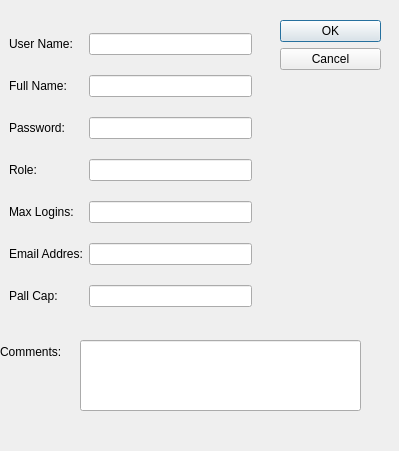
<?xml version="1.0" encoding="UTF-8"?>
<ui version="4.0">
 <class>CreateNewUser</class>
 <widget class="QDialog" name="CreateNewUser">
  <property name="geometry">
   <rect>
    <x>0</x>
    <y>0</y>
    <width>399</width>
    <height>451</height>
   </rect>
  </property>
  <property name="windowTitle">
   <string>Create New User</string>
  </property>
  <widget class="QDialogButtonBox" name="buttonBox">
   <property name="geometry">
    <rect>
     <x>280</x>
     <y>20</y>
     <width>101</width>
     <height>301</height>
    </rect>
   </property>
   <property name="orientation">
    <enum>Qt::Vertical</enum>
   </property>
   <property name="standardButtons">
    <set>QDialogButtonBox::Cancel|QDialogButtonBox::Ok</set>
   </property>
  </widget>
  <widget class="QFrame" name="frame">
   <property name="geometry">
    <rect>
     <x>0</x>
     <y>10</y>
     <width>261</width>
     <height>321</height>
    </rect>
   </property>
   <property name="frameShape">
    <enum>QFrame::NoFrame</enum>
   </property>
   <property name="frameShadow">
    <enum>QFrame::Raised</enum>
   </property>
   <layout class="QGridLayout" name="gridLayout">
    <item row="7" column="1">
     <widget class="QLineEdit" name="PallCap">
      <property name="inputMethodHints">
       <set>Qt::ImhPreferNumbers</set>
      </property>
     </widget>
    </item>
    <item row="0" column="0">
     <widget class="QLabel" name="lb_Username">
      <property name="text">
       <string>User Name:</string>
      </property>
     </widget>
    </item>
    <item row="0" column="1">
     <widget class="QLineEdit" name="UserName"/>
    </item>
    <item row="6" column="0">
     <widget class="QLabel" name="lb_Role_4">
      <property name="text">
       <string>Email Addres:</string>
      </property>
     </widget>
    </item>
    <item row="6" column="1">
     <widget class="QLineEdit" name="EmailAddres"/>
    </item>
    <item row="5" column="0">
     <widget class="QLabel" name="lb_Role_3">
      <property name="text">
       <string>Max Logins:</string>
      </property>
     </widget>
    </item>
    <item row="4" column="1">
     <widget class="QLineEdit" name="Role"/>
    </item>
    <item row="4" column="0">
     <widget class="QLabel" name="lb_Role_2">
      <property name="text">
       <string>Role:</string>
      </property>
     </widget>
    </item>
    <item row="2" column="0">
     <widget class="QLabel" name="lb_Password">
      <property name="text">
       <string>Password:</string>
      </property>
     </widget>
    </item>
    <item row="5" column="1">
     <widget class="QLineEdit" name="MaxLogins">
      <property name="inputMethodHints">
       <set>Qt::ImhPreferNumbers</set>
      </property>
     </widget>
    </item>
    <item row="2" column="1">
     <widget class="QLineEdit" name="Password_Input"/>
    </item>
    <item row="7" column="0">
     <widget class="QLabel" name="lb_Role_5">
      <property name="text">
       <string>Pall Cap:</string>
      </property>
     </widget>
    </item>
    <item row="1" column="1">
     <widget class="QLineEdit" name="FullName"/>
    </item>
    <item row="1" column="0">
     <widget class="QLabel" name="lb_Role">
      <property name="text">
       <string>Full Name:</string>
      </property>
     </widget>
    </item>
   </layout>
  </widget>
  <widget class="QFrame" name="frame_2">
   <property name="geometry">
    <rect>
     <x>0</x>
     <y>330</y>
     <width>381</width>
     <height>101</height>
    </rect>
   </property>
   <property name="frameShape">
    <enum>QFrame::NoFrame</enum>
   </property>
   <property name="frameShadow">
    <enum>QFrame::Raised</enum>
   </property>
   <widget class="QLabel" name="lb_Role_6">
    <property name="geometry">
     <rect>
      <x>0</x>
      <y>10</y>
      <width>83</width>
      <height>23</height>
     </rect>
    </property>
    <property name="text">
     <string>Comments:</string>
    </property>
   </widget>
   <widget class="QLineEdit" name="Comments">
    <property name="geometry">
     <rect>
      <x>80</x>
      <y>10</y>
      <width>281</width>
      <height>71</height>
     </rect>
    </property>
   </widget>
  </widget>
 </widget>
 <tabstops>
  <tabstop>UserName</tabstop>
  <tabstop>FullName</tabstop>
  <tabstop>Password_Input</tabstop>
  <tabstop>Role</tabstop>
  <tabstop>MaxLogins</tabstop>
  <tabstop>EmailAddres</tabstop>
  <tabstop>PallCap</tabstop>
  <tabstop>Comments</tabstop>
 </tabstops>
 <resources/>
 <connections>
  <connection>
   <sender>buttonBox</sender>
   <signal>accepted()</signal>
   <receiver>CreateNewUser</receiver>
   <slot>accept()</slot>
   <hints>
    <hint type="sourcelabel">
     <x>248</x>
     <y>254</y>
    </hint>
    <hint type="destinationlabel">
     <x>157</x>
     <y>274</y>
    </hint>
   </hints>
  </connection>
  <connection>
   <sender>buttonBox</sender>
   <signal>rejected()</signal>
   <receiver>CreateNewUser</receiver>
   <slot>reject()</slot>
   <hints>
    <hint type="sourcelabel">
     <x>316</x>
     <y>260</y>
    </hint>
    <hint type="destinationlabel">
     <x>286</x>
     <y>274</y>
    </hint>
   </hints>
  </connection>
 </connections>
</ui>
